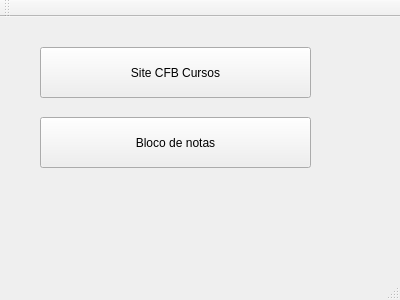
<?xml version="1.0" encoding="UTF-8"?>
<ui version="4.0">
 <class>MainWindow</class>
 <widget class="QMainWindow" name="MainWindow">
  <property name="geometry">
   <rect>
    <x>0</x>
    <y>0</y>
    <width>400</width>
    <height>300</height>
   </rect>
  </property>
  <property name="windowTitle">
   <string>MainWindow</string>
  </property>
  <widget class="QWidget" name="centralWidget">
   <widget class="QPushButton" name="btSite">
    <property name="geometry">
     <rect>
      <x>40</x>
      <y>30</y>
      <width>271</width>
      <height>51</height>
     </rect>
    </property>
    <property name="text">
     <string>Site CFB Cursos</string>
    </property>
   </widget>
   <widget class="QPushButton" name="btBloco">
    <property name="geometry">
     <rect>
      <x>40</x>
      <y>100</y>
      <width>271</width>
      <height>51</height>
     </rect>
    </property>
    <property name="text">
     <string>Bloco de notas</string>
    </property>
   </widget>
  </widget>
  <widget class="QMenuBar" name="menuBar">
   <property name="geometry">
    <rect>
     <x>0</x>
     <y>0</y>
     <width>400</width>
     <height>22</height>
    </rect>
   </property>
  </widget>
  <widget class="QToolBar" name="mainToolBar">
   <attribute name="toolBarArea">
    <enum>TopToolBarArea</enum>
   </attribute>
   <attribute name="toolBarBreak">
    <bool>false</bool>
   </attribute>
  </widget>
  <widget class="QStatusBar" name="statusBar"/>
 </widget>
 <layoutdefault spacing="6" margin="11"/>
 <resources/>
 <connections/>
</ui>
